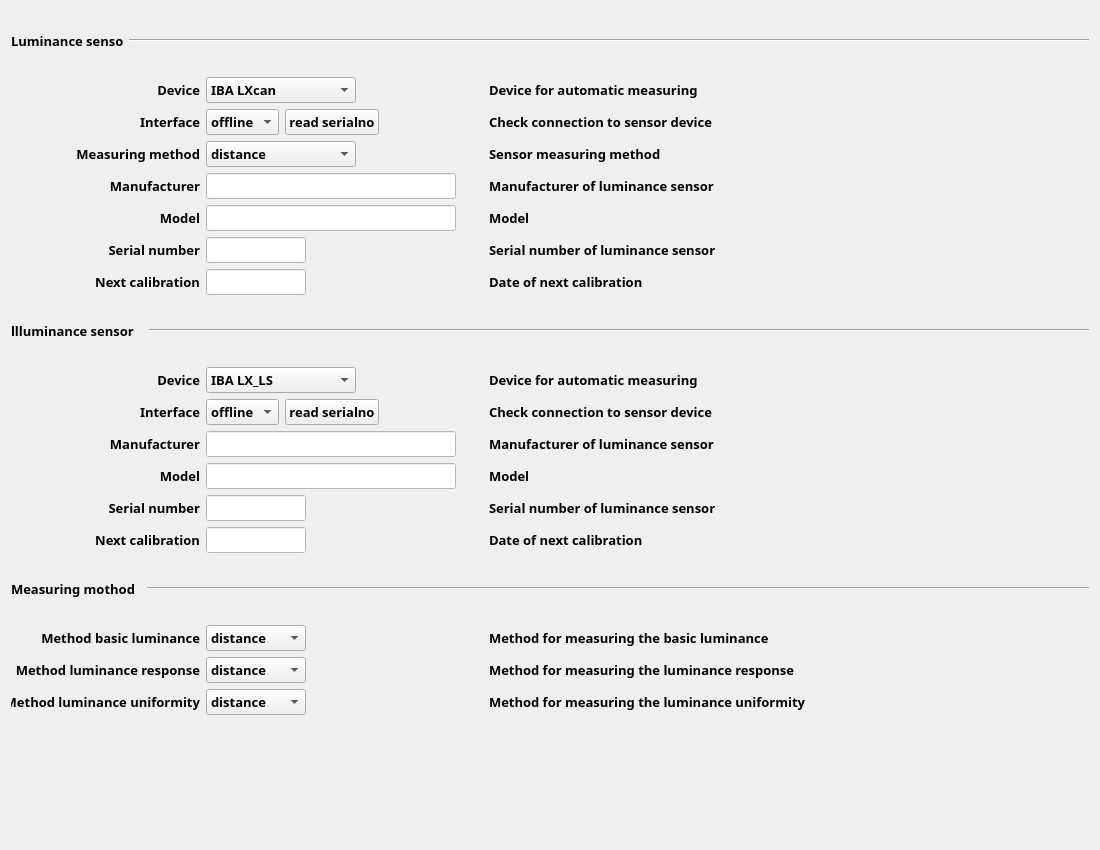
<?xml version="1.0" encoding="UTF-8"?>
<ui version="4.0">
 <class>TestSensors</class>
 <widget class="QWidget" name="TestSensors">
  <property name="geometry">
   <rect>
    <x>0</x>
    <y>0</y>
    <width>1100</width>
    <height>850</height>
   </rect>
  </property>
  <property name="windowTitle">
   <string>Form</string>
  </property>
  <layout class="QGridLayout" name="gridLayout_4">
   <item row="0" column="0">
    <layout class="QHBoxLayout" name="horizontalLayout">
     <item>
      <widget class="QLabel" name="label_48">
       <property name="minimumSize">
        <size>
         <width>0</width>
         <height>60</height>
        </size>
       </property>
       <property name="maximumSize">
        <size>
         <width>112</width>
         <height>60</height>
        </size>
       </property>
       <property name="font">
        <font>
         <family>Adobe 楷体 Std R</family>
         <pointsize>10</pointsize>
         <weight>75</weight>
         <bold>true</bold>
        </font>
       </property>
       <property name="text">
        <string>Luminance sensor</string>
       </property>
      </widget>
     </item>
     <item>
      <widget class="Line" name="line_5">
       <property name="orientation">
        <enum>Qt::Horizontal</enum>
       </property>
      </widget>
     </item>
    </layout>
   </item>
   <item row="1" column="0">
    <layout class="QGridLayout" name="gridLayout">
     <item row="0" column="0">
      <widget class="QLabel" name="label_49">
       <property name="font">
        <font>
         <family>Adobe 楷体 Std R</family>
         <pointsize>10</pointsize>
         <weight>75</weight>
         <bold>true</bold>
        </font>
       </property>
       <property name="text">
        <string>Device</string>
       </property>
       <property name="alignment">
        <set>Qt::AlignRight|Qt::AlignTrailing|Qt::AlignVCenter</set>
       </property>
      </widget>
     </item>
     <item row="0" column="1">
      <widget class="QComboBox" name="Device_comboBox_1">
       <property name="minimumSize">
        <size>
         <width>0</width>
         <height>25</height>
        </size>
       </property>
       <property name="maximumSize">
        <size>
         <width>150</width>
         <height>16777215</height>
        </size>
       </property>
       <property name="font">
        <font>
         <family>Adobe 楷体 Std R</family>
         <pointsize>10</pointsize>
         <weight>75</weight>
         <bold>true</bold>
        </font>
       </property>
       <item>
        <property name="text">
         <string>IBA LXcan</string>
        </property>
       </item>
       <item>
        <property name="text">
         <string>IBA LXpuls</string>
        </property>
       </item>
       <item>
        <property name="text">
         <string>IBA LXchroma</string>
        </property>
       </item>
       <item>
        <property name="text">
         <string>pehamed CDmon</string>
        </property>
       </item>
       <item>
        <property name="text">
         <string>pehamed CDlux</string>
        </property>
       </item>
       <item>
        <property name="text">
         <string>other device</string>
        </property>
       </item>
      </widget>
     </item>
     <item row="0" column="2">
      <widget class="QLabel" name="label_51">
       <property name="font">
        <font>
         <family>Adobe 楷体 Std R</family>
         <pointsize>10</pointsize>
         <weight>75</weight>
         <bold>true</bold>
        </font>
       </property>
       <property name="text">
        <string>Device for automatic measuring</string>
       </property>
      </widget>
     </item>
     <item row="1" column="0">
      <widget class="QLabel" name="label_50">
       <property name="font">
        <font>
         <family>Adobe 楷体 Std R</family>
         <pointsize>10</pointsize>
         <weight>75</weight>
         <bold>true</bold>
        </font>
       </property>
       <property name="text">
        <string>Interface</string>
       </property>
       <property name="alignment">
        <set>Qt::AlignRight|Qt::AlignTrailing|Qt::AlignVCenter</set>
       </property>
      </widget>
     </item>
     <item row="1" column="1">
      <layout class="QHBoxLayout" name="horizontalLayout_5">
       <item>
        <widget class="QComboBox" name="Interface_comboBox_1">
         <property name="minimumSize">
          <size>
           <width>0</width>
           <height>25</height>
          </size>
         </property>
         <property name="maximumSize">
          <size>
           <width>100</width>
           <height>16777215</height>
          </size>
         </property>
         <property name="font">
          <font>
           <family>Adobe 楷体 Std R</family>
           <pointsize>10</pointsize>
           <weight>75</weight>
           <bold>true</bold>
          </font>
         </property>
         <item>
          <property name="text">
           <string>offline</string>
          </property>
         </item>
         <item>
          <property name="text">
           <string>USB</string>
          </property>
         </item>
         <item>
          <property name="text">
           <string>COM0</string>
          </property>
         </item>
         <item>
          <property name="text">
           <string>COM1</string>
          </property>
         </item>
         <item>
          <property name="text">
           <string>COM2</string>
          </property>
         </item>
         <item>
          <property name="text">
           <string>COM3</string>
          </property>
         </item>
         <item>
          <property name="text">
           <string>COM4</string>
          </property>
         </item>
         <item>
          <property name="text">
           <string>COM5</string>
          </property>
         </item>
         <item>
          <property name="text">
           <string>COM6</string>
          </property>
         </item>
         <item>
          <property name="text">
           <string>COM7</string>
          </property>
         </item>
         <item>
          <property name="text">
           <string>COM8</string>
          </property>
         </item>
         <item>
          <property name="text">
           <string>COM9</string>
          </property>
         </item>
        </widget>
       </item>
       <item>
        <widget class="QPushButton" name="Interface_pushButton_1">
         <property name="minimumSize">
          <size>
           <width>0</width>
           <height>25</height>
          </size>
         </property>
         <property name="maximumSize">
          <size>
           <width>100</width>
           <height>16777215</height>
          </size>
         </property>
         <property name="font">
          <font>
           <family>Adobe 楷体 Std R</family>
           <pointsize>10</pointsize>
           <weight>75</weight>
           <bold>true</bold>
          </font>
         </property>
         <property name="text">
          <string>read serialno</string>
         </property>
        </widget>
       </item>
       <item>
        <spacer name="horizontalSpacer_7">
         <property name="orientation">
          <enum>Qt::Horizontal</enum>
         </property>
         <property name="sizeHint" stdset="0">
          <size>
           <width>40</width>
           <height>20</height>
          </size>
         </property>
        </spacer>
       </item>
      </layout>
     </item>
     <item row="1" column="2">
      <widget class="QLabel" name="label_52">
       <property name="font">
        <font>
         <family>Adobe 楷体 Std R</family>
         <pointsize>10</pointsize>
         <weight>75</weight>
         <bold>true</bold>
        </font>
       </property>
       <property name="text">
        <string>Check connection to sensor device</string>
       </property>
      </widget>
     </item>
     <item row="2" column="0">
      <widget class="QLabel" name="label_53">
       <property name="font">
        <font>
         <family>Adobe 楷体 Std R</family>
         <pointsize>10</pointsize>
         <weight>75</weight>
         <bold>true</bold>
        </font>
       </property>
       <property name="text">
        <string>Measuring method</string>
       </property>
       <property name="alignment">
        <set>Qt::AlignRight|Qt::AlignTrailing|Qt::AlignVCenter</set>
       </property>
      </widget>
     </item>
     <item row="2" column="1">
      <widget class="QComboBox" name="MeasuringMethod_comboBox_1">
       <property name="minimumSize">
        <size>
         <width>0</width>
         <height>25</height>
        </size>
       </property>
       <property name="maximumSize">
        <size>
         <width>150</width>
         <height>16777215</height>
        </size>
       </property>
       <property name="font">
        <font>
         <family>Adobe 楷体 Std R</family>
         <pointsize>10</pointsize>
         <weight>75</weight>
         <bold>true</bold>
        </font>
       </property>
       <item>
        <property name="text">
         <string>distance </string>
        </property>
       </item>
       <item>
        <property name="text">
         <string>distance &amp; near</string>
        </property>
       </item>
       <item>
        <property name="text">
         <string>near</string>
        </property>
       </item>
      </widget>
     </item>
     <item row="2" column="2">
      <widget class="QLabel" name="label_54">
       <property name="font">
        <font>
         <family>Adobe 楷体 Std R</family>
         <pointsize>10</pointsize>
         <weight>75</weight>
         <bold>true</bold>
        </font>
       </property>
       <property name="text">
        <string>Sensor measuring method </string>
       </property>
      </widget>
     </item>
     <item row="3" column="0">
      <widget class="QLabel" name="label_55">
       <property name="font">
        <font>
         <family>Adobe 楷体 Std R</family>
         <pointsize>10</pointsize>
         <weight>75</weight>
         <bold>true</bold>
        </font>
       </property>
       <property name="text">
        <string>Manufacturer</string>
       </property>
       <property name="alignment">
        <set>Qt::AlignRight|Qt::AlignTrailing|Qt::AlignVCenter</set>
       </property>
      </widget>
     </item>
     <item row="3" column="1">
      <widget class="QLineEdit" name="Manufacturer_lineEdit_1">
       <property name="minimumSize">
        <size>
         <width>0</width>
         <height>25</height>
        </size>
       </property>
       <property name="maximumSize">
        <size>
         <width>250</width>
         <height>16777215</height>
        </size>
       </property>
       <property name="font">
        <font>
         <family>Adobe 楷体 Std R</family>
         <pointsize>10</pointsize>
         <weight>75</weight>
         <bold>true</bold>
        </font>
       </property>
       <property name="styleSheet">
        <string notr="true">background-color: rgb(255, 255, 255);</string>
       </property>
      </widget>
     </item>
     <item row="3" column="2">
      <widget class="QLabel" name="label_56">
       <property name="font">
        <font>
         <family>Adobe 楷体 Std R</family>
         <pointsize>10</pointsize>
         <weight>75</weight>
         <bold>true</bold>
        </font>
       </property>
       <property name="text">
        <string>Manufacturer of luminance sensor</string>
       </property>
      </widget>
     </item>
     <item row="4" column="0">
      <widget class="QLabel" name="label_57">
       <property name="minimumSize">
        <size>
         <width>189</width>
         <height>0</height>
        </size>
       </property>
       <property name="maximumSize">
        <size>
         <width>189</width>
         <height>16777215</height>
        </size>
       </property>
       <property name="font">
        <font>
         <family>Adobe 楷体 Std R</family>
         <pointsize>10</pointsize>
         <weight>75</weight>
         <bold>true</bold>
        </font>
       </property>
       <property name="text">
        <string>Model</string>
       </property>
       <property name="alignment">
        <set>Qt::AlignRight|Qt::AlignTrailing|Qt::AlignVCenter</set>
       </property>
      </widget>
     </item>
     <item row="4" column="1">
      <widget class="QLineEdit" name="Model_lineEdit_1">
       <property name="minimumSize">
        <size>
         <width>0</width>
         <height>25</height>
        </size>
       </property>
       <property name="maximumSize">
        <size>
         <width>250</width>
         <height>16777215</height>
        </size>
       </property>
       <property name="font">
        <font>
         <family>Adobe 楷体 Std R</family>
         <pointsize>10</pointsize>
         <weight>75</weight>
         <bold>true</bold>
        </font>
       </property>
       <property name="styleSheet">
        <string notr="true">background-color: rgb(255, 255, 255);</string>
       </property>
      </widget>
     </item>
     <item row="4" column="2">
      <widget class="QLabel" name="label_58">
       <property name="font">
        <font>
         <family>Adobe 楷体 Std R</family>
         <pointsize>10</pointsize>
         <weight>75</weight>
         <bold>true</bold>
        </font>
       </property>
       <property name="text">
        <string>Model</string>
       </property>
      </widget>
     </item>
     <item row="5" column="0">
      <widget class="QLabel" name="label_59">
       <property name="minimumSize">
        <size>
         <width>189</width>
         <height>0</height>
        </size>
       </property>
       <property name="maximumSize">
        <size>
         <width>189</width>
         <height>16777215</height>
        </size>
       </property>
       <property name="font">
        <font>
         <family>Adobe 楷体 Std R</family>
         <pointsize>10</pointsize>
         <weight>75</weight>
         <bold>true</bold>
        </font>
       </property>
       <property name="text">
        <string>Serial number</string>
       </property>
       <property name="alignment">
        <set>Qt::AlignRight|Qt::AlignTrailing|Qt::AlignVCenter</set>
       </property>
      </widget>
     </item>
     <item row="5" column="1">
      <widget class="QLineEdit" name="SerialNumber_lineEdit_1">
       <property name="minimumSize">
        <size>
         <width>0</width>
         <height>25</height>
        </size>
       </property>
       <property name="maximumSize">
        <size>
         <width>100</width>
         <height>16777215</height>
        </size>
       </property>
       <property name="font">
        <font>
         <family>Adobe 楷体 Std R</family>
         <pointsize>10</pointsize>
         <weight>75</weight>
         <bold>true</bold>
        </font>
       </property>
       <property name="styleSheet">
        <string notr="true">background-color: rgb(255, 255, 255);</string>
       </property>
      </widget>
     </item>
     <item row="5" column="2">
      <widget class="QLabel" name="label_60">
       <property name="font">
        <font>
         <family>Adobe 楷体 Std R</family>
         <pointsize>10</pointsize>
         <weight>75</weight>
         <bold>true</bold>
        </font>
       </property>
       <property name="text">
        <string>Serial number of luminance sensor</string>
       </property>
      </widget>
     </item>
     <item row="6" column="0">
      <widget class="QLabel" name="label_61">
       <property name="minimumSize">
        <size>
         <width>189</width>
         <height>0</height>
        </size>
       </property>
       <property name="maximumSize">
        <size>
         <width>189</width>
         <height>16777215</height>
        </size>
       </property>
       <property name="font">
        <font>
         <family>Adobe 楷体 Std R</family>
         <pointsize>10</pointsize>
         <weight>75</weight>
         <bold>true</bold>
        </font>
       </property>
       <property name="text">
        <string>Next calibration</string>
       </property>
       <property name="alignment">
        <set>Qt::AlignRight|Qt::AlignTrailing|Qt::AlignVCenter</set>
       </property>
      </widget>
     </item>
     <item row="6" column="1">
      <widget class="QLineEdit" name="NextCalibration_lineEdit_1">
       <property name="minimumSize">
        <size>
         <width>0</width>
         <height>25</height>
        </size>
       </property>
       <property name="maximumSize">
        <size>
         <width>100</width>
         <height>16777215</height>
        </size>
       </property>
       <property name="font">
        <font>
         <family>Adobe 楷体 Std R</family>
         <pointsize>10</pointsize>
         <weight>75</weight>
         <bold>true</bold>
        </font>
       </property>
       <property name="styleSheet">
        <string notr="true">background-color: rgb(255, 255, 255);</string>
       </property>
      </widget>
     </item>
     <item row="6" column="2">
      <widget class="QLabel" name="label_62">
       <property name="minimumSize">
        <size>
         <width>600</width>
         <height>0</height>
        </size>
       </property>
       <property name="maximumSize">
        <size>
         <width>600</width>
         <height>16777215</height>
        </size>
       </property>
       <property name="font">
        <font>
         <family>Adobe 楷体 Std R</family>
         <pointsize>10</pointsize>
         <weight>75</weight>
         <bold>true</bold>
        </font>
       </property>
       <property name="text">
        <string>Date of next calibration</string>
       </property>
      </widget>
     </item>
    </layout>
   </item>
   <item row="2" column="0">
    <layout class="QHBoxLayout" name="horizontalLayout_2">
     <item>
      <widget class="QLabel" name="label_63">
       <property name="minimumSize">
        <size>
         <width>0</width>
         <height>60</height>
        </size>
       </property>
       <property name="maximumSize">
        <size>
         <width>132</width>
         <height>60</height>
        </size>
       </property>
       <property name="font">
        <font>
         <family>Adobe 楷体 Std R</family>
         <pointsize>10</pointsize>
         <weight>75</weight>
         <bold>true</bold>
        </font>
       </property>
       <property name="text">
        <string>llluminance sensor</string>
       </property>
      </widget>
     </item>
     <item>
      <widget class="Line" name="line_6">
       <property name="orientation">
        <enum>Qt::Horizontal</enum>
       </property>
      </widget>
     </item>
    </layout>
   </item>
   <item row="3" column="0">
    <layout class="QGridLayout" name="gridLayout_3">
     <item row="0" column="0">
      <widget class="QLabel" name="label_70">
       <property name="font">
        <font>
         <family>Adobe 楷体 Std R</family>
         <pointsize>10</pointsize>
         <weight>75</weight>
         <bold>true</bold>
        </font>
       </property>
       <property name="text">
        <string>Device</string>
       </property>
       <property name="alignment">
        <set>Qt::AlignRight|Qt::AlignTrailing|Qt::AlignVCenter</set>
       </property>
      </widget>
     </item>
     <item row="0" column="1">
      <widget class="QComboBox" name="Device_comboBox_2">
       <property name="minimumSize">
        <size>
         <width>0</width>
         <height>25</height>
        </size>
       </property>
       <property name="maximumSize">
        <size>
         <width>150</width>
         <height>16777215</height>
        </size>
       </property>
       <property name="font">
        <font>
         <family>Adobe 楷体 Std R</family>
         <pointsize>10</pointsize>
         <weight>75</weight>
         <bold>true</bold>
        </font>
       </property>
       <item>
        <property name="text">
         <string>IBA LX_LS</string>
        </property>
       </item>
       <item>
        <property name="text">
         <string>pehamed CDmon</string>
        </property>
       </item>
       <item>
        <property name="text">
         <string>pehamed CDlux</string>
        </property>
       </item>
       <item>
        <property name="text">
         <string>other device</string>
        </property>
       </item>
      </widget>
     </item>
     <item row="0" column="2">
      <widget class="QLabel" name="label_73">
       <property name="font">
        <font>
         <family>Adobe 楷体 Std R</family>
         <pointsize>10</pointsize>
         <weight>75</weight>
         <bold>true</bold>
        </font>
       </property>
       <property name="text">
        <string>Device for automatic measuring</string>
       </property>
      </widget>
     </item>
     <item row="1" column="0">
      <widget class="QLabel" name="label_64">
       <property name="font">
        <font>
         <family>Adobe 楷体 Std R</family>
         <pointsize>10</pointsize>
         <weight>75</weight>
         <bold>true</bold>
        </font>
       </property>
       <property name="text">
        <string>Interface</string>
       </property>
       <property name="alignment">
        <set>Qt::AlignRight|Qt::AlignTrailing|Qt::AlignVCenter</set>
       </property>
      </widget>
     </item>
     <item row="1" column="1">
      <layout class="QHBoxLayout" name="horizontalLayout_7">
       <item>
        <widget class="QComboBox" name="Interface_comboBox_2">
         <property name="minimumSize">
          <size>
           <width>0</width>
           <height>25</height>
          </size>
         </property>
         <property name="maximumSize">
          <size>
           <width>100</width>
           <height>16777215</height>
          </size>
         </property>
         <property name="font">
          <font>
           <family>Adobe 楷体 Std R</family>
           <pointsize>10</pointsize>
           <weight>75</weight>
           <bold>true</bold>
          </font>
         </property>
         <item>
          <property name="text">
           <string>offline</string>
          </property>
         </item>
        </widget>
       </item>
       <item>
        <widget class="QPushButton" name="Interface_pushButton_2">
         <property name="minimumSize">
          <size>
           <width>0</width>
           <height>25</height>
          </size>
         </property>
         <property name="maximumSize">
          <size>
           <width>100</width>
           <height>16777215</height>
          </size>
         </property>
         <property name="font">
          <font>
           <family>Adobe 楷体 Std R</family>
           <pointsize>10</pointsize>
           <weight>75</weight>
           <bold>true</bold>
          </font>
         </property>
         <property name="text">
          <string>read serialno</string>
         </property>
        </widget>
       </item>
       <item>
        <spacer name="horizontalSpacer_8">
         <property name="orientation">
          <enum>Qt::Horizontal</enum>
         </property>
         <property name="sizeHint" stdset="0">
          <size>
           <width>40</width>
           <height>20</height>
          </size>
         </property>
        </spacer>
       </item>
      </layout>
     </item>
     <item row="1" column="2">
      <widget class="QLabel" name="label_76">
       <property name="font">
        <font>
         <family>Adobe 楷体 Std R</family>
         <pointsize>10</pointsize>
         <weight>75</weight>
         <bold>true</bold>
        </font>
       </property>
       <property name="text">
        <string>Check connection to sensor device</string>
       </property>
      </widget>
     </item>
     <item row="2" column="0">
      <widget class="QLabel" name="label_65">
       <property name="font">
        <font>
         <family>Adobe 楷体 Std R</family>
         <pointsize>10</pointsize>
         <weight>75</weight>
         <bold>true</bold>
        </font>
       </property>
       <property name="text">
        <string>Manufacturer</string>
       </property>
       <property name="alignment">
        <set>Qt::AlignRight|Qt::AlignTrailing|Qt::AlignVCenter</set>
       </property>
      </widget>
     </item>
     <item row="2" column="1">
      <widget class="QLineEdit" name="Manufacturer_lineEdit_2">
       <property name="minimumSize">
        <size>
         <width>0</width>
         <height>25</height>
        </size>
       </property>
       <property name="maximumSize">
        <size>
         <width>250</width>
         <height>16777215</height>
        </size>
       </property>
       <property name="font">
        <font>
         <family>Adobe 楷体 Std R</family>
         <pointsize>10</pointsize>
         <weight>75</weight>
         <bold>true</bold>
        </font>
       </property>
       <property name="styleSheet">
        <string notr="true">background-color: rgb(255, 255, 255);</string>
       </property>
      </widget>
     </item>
     <item row="2" column="2">
      <widget class="QLabel" name="label_68">
       <property name="font">
        <font>
         <family>Adobe 楷体 Std R</family>
         <pointsize>10</pointsize>
         <weight>75</weight>
         <bold>true</bold>
         <stylestrategy>PreferAntialias</stylestrategy>
        </font>
       </property>
       <property name="text">
        <string>Manufacturer of luminance sensor</string>
       </property>
      </widget>
     </item>
     <item row="3" column="0">
      <widget class="QLabel" name="label_69">
       <property name="font">
        <font>
         <family>Adobe 楷体 Std R</family>
         <pointsize>10</pointsize>
         <weight>75</weight>
         <bold>true</bold>
        </font>
       </property>
       <property name="text">
        <string>Model</string>
       </property>
       <property name="alignment">
        <set>Qt::AlignRight|Qt::AlignTrailing|Qt::AlignVCenter</set>
       </property>
      </widget>
     </item>
     <item row="3" column="1">
      <widget class="QLineEdit" name="Model_lineEdit_2">
       <property name="minimumSize">
        <size>
         <width>0</width>
         <height>25</height>
        </size>
       </property>
       <property name="maximumSize">
        <size>
         <width>250</width>
         <height>16777215</height>
        </size>
       </property>
       <property name="font">
        <font>
         <family>Adobe 楷体 Std R</family>
         <pointsize>10</pointsize>
         <weight>75</weight>
         <bold>true</bold>
        </font>
       </property>
       <property name="styleSheet">
        <string notr="true">background-color: rgb(255, 255, 255);</string>
       </property>
      </widget>
     </item>
     <item row="3" column="2">
      <widget class="QLabel" name="label_72">
       <property name="font">
        <font>
         <family>Adobe 楷体 Std R</family>
         <pointsize>10</pointsize>
         <weight>75</weight>
         <bold>true</bold>
        </font>
       </property>
       <property name="text">
        <string>Model</string>
       </property>
      </widget>
     </item>
     <item row="4" column="0">
      <widget class="QLabel" name="label_75">
       <property name="font">
        <font>
         <family>Adobe 楷体 Std R</family>
         <pointsize>10</pointsize>
         <weight>75</weight>
         <bold>true</bold>
        </font>
       </property>
       <property name="text">
        <string>Serial number</string>
       </property>
       <property name="alignment">
        <set>Qt::AlignRight|Qt::AlignTrailing|Qt::AlignVCenter</set>
       </property>
      </widget>
     </item>
     <item row="4" column="1">
      <widget class="QLineEdit" name="SerialNumber_lineEdit_2">
       <property name="minimumSize">
        <size>
         <width>0</width>
         <height>25</height>
        </size>
       </property>
       <property name="maximumSize">
        <size>
         <width>100</width>
         <height>16777215</height>
        </size>
       </property>
       <property name="font">
        <font>
         <family>Adobe 楷体 Std R</family>
         <pointsize>10</pointsize>
         <weight>75</weight>
         <bold>true</bold>
        </font>
       </property>
       <property name="styleSheet">
        <string notr="true">background-color: rgb(255, 255, 255);</string>
       </property>
      </widget>
     </item>
     <item row="4" column="2">
      <widget class="QLabel" name="label_71">
       <property name="font">
        <font>
         <family>Adobe 楷体 Std R</family>
         <pointsize>10</pointsize>
         <weight>75</weight>
         <bold>true</bold>
        </font>
       </property>
       <property name="text">
        <string>Serial number of luminance sensor</string>
       </property>
      </widget>
     </item>
     <item row="5" column="0">
      <widget class="QLabel" name="label_66">
       <property name="minimumSize">
        <size>
         <width>189</width>
         <height>0</height>
        </size>
       </property>
       <property name="maximumSize">
        <size>
         <width>189</width>
         <height>16777215</height>
        </size>
       </property>
       <property name="font">
        <font>
         <family>Adobe 楷体 Std R</family>
         <pointsize>10</pointsize>
         <weight>75</weight>
         <bold>true</bold>
        </font>
       </property>
       <property name="text">
        <string>Next calibration</string>
       </property>
       <property name="alignment">
        <set>Qt::AlignRight|Qt::AlignTrailing|Qt::AlignVCenter</set>
       </property>
      </widget>
     </item>
     <item row="5" column="1">
      <widget class="QLineEdit" name="NextCalibration_lineEdit_2">
       <property name="minimumSize">
        <size>
         <width>0</width>
         <height>25</height>
        </size>
       </property>
       <property name="maximumSize">
        <size>
         <width>100</width>
         <height>16777215</height>
        </size>
       </property>
       <property name="font">
        <font>
         <family>Adobe 楷体 Std R</family>
         <pointsize>10</pointsize>
         <weight>75</weight>
         <bold>true</bold>
        </font>
       </property>
       <property name="styleSheet">
        <string notr="true">background-color: rgb(255, 255, 255);</string>
       </property>
      </widget>
     </item>
     <item row="5" column="2">
      <widget class="QLabel" name="label_77">
       <property name="minimumSize">
        <size>
         <width>600</width>
         <height>0</height>
        </size>
       </property>
       <property name="maximumSize">
        <size>
         <width>600</width>
         <height>16777215</height>
        </size>
       </property>
       <property name="font">
        <font>
         <family>Adobe 楷体 Std R</family>
         <pointsize>10</pointsize>
         <weight>75</weight>
         <bold>true</bold>
        </font>
       </property>
       <property name="text">
        <string>Date of next calibration</string>
       </property>
      </widget>
     </item>
    </layout>
   </item>
   <item row="4" column="0">
    <layout class="QHBoxLayout" name="horizontalLayout_3">
     <item>
      <widget class="QLabel" name="label_78">
       <property name="minimumSize">
        <size>
         <width>0</width>
         <height>60</height>
        </size>
       </property>
       <property name="maximumSize">
        <size>
         <width>130</width>
         <height>60</height>
        </size>
       </property>
       <property name="font">
        <font>
         <family>Adobe 楷体 Std R</family>
         <pointsize>10</pointsize>
         <weight>75</weight>
         <bold>true</bold>
        </font>
       </property>
       <property name="text">
        <string>Measuring mothod</string>
       </property>
      </widget>
     </item>
     <item>
      <widget class="Line" name="line_7">
       <property name="orientation">
        <enum>Qt::Horizontal</enum>
       </property>
      </widget>
     </item>
    </layout>
   </item>
   <item row="5" column="0">
    <layout class="QGridLayout" name="gridLayout_2">
     <item row="0" column="0">
      <widget class="QLabel" name="label_79">
       <property name="minimumSize">
        <size>
         <width>189</width>
         <height>25</height>
        </size>
       </property>
       <property name="maximumSize">
        <size>
         <width>189</width>
         <height>16777215</height>
        </size>
       </property>
       <property name="font">
        <font>
         <family>Adobe 楷体 Std R</family>
         <pointsize>10</pointsize>
         <weight>75</weight>
         <bold>true</bold>
        </font>
       </property>
       <property name="text">
        <string>Method basic luminance</string>
       </property>
       <property name="alignment">
        <set>Qt::AlignRight|Qt::AlignTrailing|Qt::AlignVCenter</set>
       </property>
      </widget>
     </item>
     <item row="0" column="1">
      <widget class="QComboBox" name="BasicLumMethod_comboBox_1">
       <property name="minimumSize">
        <size>
         <width>100</width>
         <height>25</height>
        </size>
       </property>
       <property name="maximumSize">
        <size>
         <width>100</width>
         <height>16777215</height>
        </size>
       </property>
       <property name="font">
        <font>
         <family>Adobe 楷体 Std R</family>
         <pointsize>10</pointsize>
         <weight>75</weight>
         <bold>true</bold>
        </font>
       </property>
       <item>
        <property name="text">
         <string>distance</string>
        </property>
       </item>
       <item>
        <property name="text">
         <string>near</string>
        </property>
       </item>
      </widget>
     </item>
     <item row="0" column="3">
      <widget class="QLabel" name="label_80">
       <property name="minimumSize">
        <size>
         <width>400</width>
         <height>0</height>
        </size>
       </property>
       <property name="maximumSize">
        <size>
         <width>400</width>
         <height>16777215</height>
        </size>
       </property>
       <property name="font">
        <font>
         <family>Adobe 楷体 Std R</family>
         <pointsize>10</pointsize>
         <weight>75</weight>
         <bold>true</bold>
        </font>
       </property>
       <property name="text">
        <string>Method for measuring the basic luminance </string>
       </property>
      </widget>
     </item>
     <item row="1" column="0">
      <widget class="QLabel" name="label_81">
       <property name="minimumSize">
        <size>
         <width>189</width>
         <height>0</height>
        </size>
       </property>
       <property name="maximumSize">
        <size>
         <width>189</width>
         <height>16777215</height>
        </size>
       </property>
       <property name="font">
        <font>
         <family>Adobe 楷体 Std R</family>
         <pointsize>10</pointsize>
         <weight>75</weight>
         <bold>true</bold>
        </font>
       </property>
       <property name="text">
        <string>Method luminance response</string>
       </property>
       <property name="alignment">
        <set>Qt::AlignRight|Qt::AlignTrailing|Qt::AlignVCenter</set>
       </property>
      </widget>
     </item>
     <item row="1" column="1">
      <widget class="QComboBox" name="LumResponseMethod_comboBox_1">
       <property name="minimumSize">
        <size>
         <width>100</width>
         <height>25</height>
        </size>
       </property>
       <property name="maximumSize">
        <size>
         <width>100</width>
         <height>16777215</height>
        </size>
       </property>
       <property name="font">
        <font>
         <family>Adobe 楷体 Std R</family>
         <pointsize>10</pointsize>
         <weight>75</weight>
         <bold>true</bold>
        </font>
       </property>
       <item>
        <property name="text">
         <string>distance</string>
        </property>
       </item>
       <item>
        <property name="text">
         <string>near</string>
        </property>
       </item>
      </widget>
     </item>
     <item row="1" column="2">
      <spacer name="horizontalSpacer_5">
       <property name="orientation">
        <enum>Qt::Horizontal</enum>
       </property>
       <property name="sizeHint" stdset="0">
        <size>
         <width>40</width>
         <height>20</height>
        </size>
       </property>
      </spacer>
     </item>
     <item row="1" column="3">
      <widget class="QLabel" name="label_82">
       <property name="minimumSize">
        <size>
         <width>400</width>
         <height>0</height>
        </size>
       </property>
       <property name="maximumSize">
        <size>
         <width>400</width>
         <height>16777215</height>
        </size>
       </property>
       <property name="font">
        <font>
         <family>Adobe 楷体 Std R</family>
         <pointsize>10</pointsize>
         <weight>75</weight>
         <bold>true</bold>
        </font>
       </property>
       <property name="text">
        <string>Method for measuring the luminance response </string>
       </property>
      </widget>
     </item>
     <item row="2" column="0">
      <widget class="QLabel" name="label_83">
       <property name="minimumSize">
        <size>
         <width>189</width>
         <height>0</height>
        </size>
       </property>
       <property name="maximumSize">
        <size>
         <width>189</width>
         <height>16777215</height>
        </size>
       </property>
       <property name="font">
        <font>
         <family>Adobe 楷体 Std R</family>
         <pointsize>10</pointsize>
         <weight>75</weight>
         <bold>true</bold>
        </font>
       </property>
       <property name="text">
        <string>Method luminance uniformity</string>
       </property>
       <property name="alignment">
        <set>Qt::AlignRight|Qt::AlignTrailing|Qt::AlignVCenter</set>
       </property>
      </widget>
     </item>
     <item row="2" column="1">
      <widget class="QComboBox" name="LumUniformityMethod_comboBox_1">
       <property name="minimumSize">
        <size>
         <width>100</width>
         <height>25</height>
        </size>
       </property>
       <property name="maximumSize">
        <size>
         <width>100</width>
         <height>16777215</height>
        </size>
       </property>
       <property name="font">
        <font>
         <family>Adobe 楷体 Std R</family>
         <pointsize>10</pointsize>
         <weight>75</weight>
         <bold>true</bold>
        </font>
       </property>
       <item>
        <property name="text">
         <string>distance</string>
        </property>
       </item>
       <item>
        <property name="text">
         <string>near</string>
        </property>
       </item>
      </widget>
     </item>
     <item row="2" column="3">
      <widget class="QLabel" name="label_84">
       <property name="minimumSize">
        <size>
         <width>600</width>
         <height>0</height>
        </size>
       </property>
       <property name="maximumSize">
        <size>
         <width>600</width>
         <height>16777215</height>
        </size>
       </property>
       <property name="font">
        <font>
         <family>Adobe 楷体 Std R</family>
         <pointsize>10</pointsize>
         <weight>75</weight>
         <bold>true</bold>
        </font>
       </property>
       <property name="text">
        <string>Method for measuring the luminance uniformity</string>
       </property>
      </widget>
     </item>
    </layout>
   </item>
   <item row="6" column="0">
    <spacer name="verticalSpacer_2">
     <property name="orientation">
      <enum>Qt::Vertical</enum>
     </property>
     <property name="sizeHint" stdset="0">
      <size>
       <width>1072</width>
       <height>119</height>
      </size>
     </property>
    </spacer>
   </item>
  </layout>
 </widget>
 <resources/>
 <connections/>
</ui>
